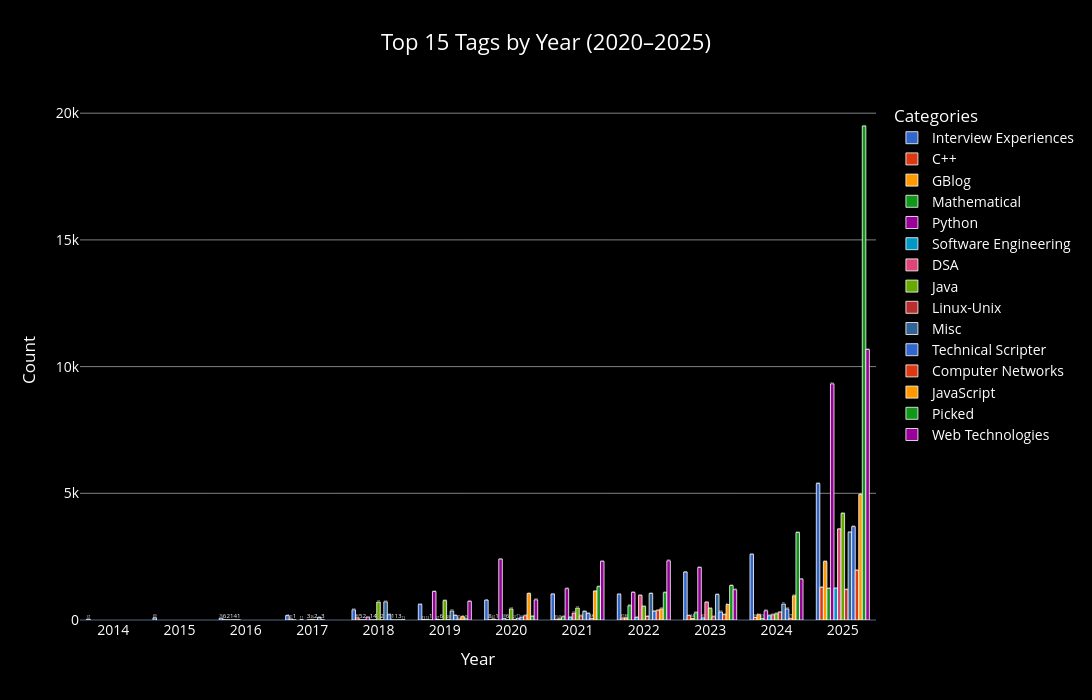

The code cell stored with this chart in its notebook:
### Markdown cell above
### Visualization for (1.2) using plotly

### Code cell
import plotly.express as px

# Filter years
filtered = df[(df["last_updated_year"] >= 2010) &
              (df["last_updated_year"] <= 2025)]

# Top 15 tags overall (2010-2025)
top_tags = (
    filtered["clean_tags"]
    .value_counts()
    .head(15)
    .index
)

# Count occurrences of those tags per year
plot_df = (
    filtered[filtered["clean_tags"].isin(top_tags)]
    .groupby(["last_updated_year", "clean_tags"])
    .size()
    .reset_index(name="Count")
)

fig = px.bar(
    plot_df,
    x="last_updated_year",
    y="Count",
    color="clean_tags",
    barmode="group",
    text="Count",
    title="Top 15 Tags by Year (2020–2025)",
    color_discrete_sequence=px.colors.qualitative.G10  # GFG-like color palette
)

fig.update_traces(
    textposition="outside",
    marker_line_color="white",
    marker_line_width=0.8
)

fig.update_layout(
    paper_bgcolor="black",
    plot_bgcolor="black",
    template="plotly_dark",
    width=1400,
    height=700,

    title=dict(
        text="Top 15 Tags by Year (2020–2025)",
        x=0.5,
        font=dict(size=22, color="white")
    ),

    font=dict(color="white", size=14),

    xaxis=dict(
        title="Year",
        tickmode="linear",
        showgrid=False,
        color="white"
    ),

    yaxis=dict(
        title="Count",
        gridcolor="gray",
        color="white"
    ),

    legend=dict(
        title="Categories",
        bgcolor="black",
        font=dict(color="white")
    )
)

fig.show()

### Figure 1 — Plotly figure (JSON) as saved in the notebook; plotly's stock layout.template omitted (floating-point values rounded to 4 significant figures)
{"data": [{"alignmentgroup": "True", "hovertemplate": "clean_tags=Interview Experiences<br>last_updated_year=%{x}<br>Count=%{text}<extra></extra>", "legendgroup": "Interview Experiences", "marker": {"color": "#3366CC", "line": {"color": "white", "width": 0.8}, "pattern": {"shape": ""}}, "name": "Interview Experiences", "offsetgroup": "Interview Experiences", "orientation": "v", "showlegend": true, "text": [37.0, 89.0, 76.0, 176.0, 403.0, 618.0, 783.0, 1026.0, 1019.0, 1895.0, 2593.0, 5385.0], "textposition": "outside", "type": "bar", "x": [2014, 2015, 2016, 2017, 2018, 2019, 2020, 2021, 2022, 2023, 2024, 2025], "xaxis": "x", "y": [37, 89, 76, 176, 403, 618, 783, 1026, 1019, 1895, 2593, 5385], "yaxis": "y"}, {"alignmentgroup": "True", "hovertemplate": "clean_tags=C++<br>last_updated_year=%{x}<br>Count=%{text}<extra></extra>", "legendgroup": "C++", "marker": {"color": "#DC3912", "line": {"color": "white", "width": 0.8}, "pattern": {"shape": ""}}, "name": "C++", "offsetgroup": "C++", "orientation": "v", "showlegend": true, "text": [6.0, 41.0, 86.0, 19.0, 8.0, 35.0, 81.0, 176.0, 98.0, 1290.0], "textposition": "outside", "type": "bar", "x": [2016, 2017, 2018, 2019, 2020, 2021, 2022, 2023, 2024, 2025], "xaxis": "x", "y": [6, 41, 86, 19, 8, 35, 81, 176, 98, 1290], "yaxis": "y"}, {"alignmentgroup": "True", "hovertemplate": "clean_tags=GBlog<br>last_updated_year=%{x}<br>Count=%{text}<extra></extra>", "legendgroup": "GBlog", "marker": {"color": "#FF9900", "line": {"color": "white", "width": 0.8}, "pattern": {"shape": ""}}, "name": "GBlog", "offsetgroup": "GBlog", "orientation": "v", "showlegend": true, "text": [2.0, 1.0, 5.0, 13.0, 41.0, 46.0, 88.0, 64.0, 212.0, 2308.0], "textposition": "outside", "type": "bar", "x": [2016, 2017, 2018, 2019, 2020, 2021, 2022, 2023, 2024, 2025], "xaxis": "x", "y": [2, 1, 5, 13, 41, 46, 88, 64, 212, 2308], "yaxis": "y"}, {"alignmentgroup": "True", "hovertemplate": "clean_tags=Mathematical<br>last_updated_year=%{x}<br>Count=%{text}<extra></extra>", "legendgroup": "Mathematical", "marker": {"color": "#109618", "line": {"color": "white", "width": 0.8}, "pattern": {"shape": ""}}, "name": "Mathematical", "offsetgroup": "Mathematical", "orientation": "v", "showlegend": true, "text": [1.0, 2.0, 1.0, 1.0, 130.0, 564.0, 287.0, 69.0, 1245.0], "textposition": "outside", "type": "bar", "x": [2016, 2018, 2019, 2020, 2021, 2022, 2023, 2024, 2025], "xaxis": "x", "y": [1, 2, 1, 1, 130, 564, 287, 69, 1245], "yaxis": "y"}, {"alignmentgroup": "True", "hovertemplate": "clean_tags=Python<br>last_updated_year=%{x}<br>Count=%{text}<extra></extra>", "legendgroup": "Python", "marker": {"color": "#990099", "line": {"color": "white", "width": 0.8}, "pattern": {"shape": ""}}, "name": "Python", "offsetgroup": "Python", "orientation": "v", "showlegend": true, "text": [4.0, 11.0, 112.0, 1125.0, 2405.0, 1236.0, 1091.0, 2074.0, 365.0, 9321.0], "textposition": "outside", "type": "bar", "x": [2016, 2017, 2018, 2019, 2020, 2021, 2022, 2023, 2024, 2025], "xaxis": "x", "y": [4, 11, 112, 1125, 2405, 1236, 1091, 2074, 365, 9321], "yaxis": "y"}, {"alignmentgroup": "True", "hovertemplate": "clean_tags=Software Engineering<br>last_updated_year=%{x}<br>Count=%{text}<extra></extra>", "legendgroup": "Software Engineering", "marker": {"color": "#0099C6", "line": {"color": "white", "width": 0.8}, "pattern": {"shape": ""}}, "name": "Software Engineering", "offsetgroup": "Software Engineering", "orientation": "v", "showlegend": true, "text": [1.0, 1.0, 21.0, 68.0, 111.0, 103.0, 83.0, 168.0, 1255.0], "textposition": "outside", "type": "bar", "x": [2016, 2018, 2019, 2020, 2021, 2022, 2023, 2024, 2025], "xaxis": "x", "y": [1, 1, 21, 68, 111, 103, 83, 168, 1255], "yaxis": "y"}, {"alignmentgroup": "True", "hovertemplate": "clean_tags=DSA<br>last_updated_year=%{x}<br>Count=%{text}<extra></extra>", "legendgroup": "DSA", "marker": {"color": "#DD4477", "line": {"color": "white", "width": 0.8}, "pattern": {"shape": ""}}, "name": "DSA", "offsetgroup": "DSA", "orientation": "v", "showlegend": true, "text": [3.0, 4.0, 6.0, 6.0, 275.0, 977.0, 704.0, 207.0, 3593.0], "textposition": "outside", "type": "bar", "x": [2017, 2018, 2019, 2020, 2021, 2022, 2023, 2024, 2025], "xaxis": "x", "y": [3, 4, 6, 6, 275, 977, 704, 207, 3593], "yaxis": "y"}, {"alignmentgroup": "True", "hovertemplate": "clean_tags=Java<br>last_updated_year=%{x}<br>Count=%{text}<extra></extra>", "legendgroup": "Java", "marker": {"color": "#66AA00", "line": {"color": "white", "width": 0.8}, "pattern": {"shape": ""}}, "name": "Java", "offsetgroup": "Java", "orientation": "v", "showlegend": true, "text": [26.0, 709.0, 766.0, 438.0, 473.0, 541.0, 459.0, 247.0, 4209.0], "textposition": "outside", "type": "bar", "x": [2017, 2018, 2019, 2020, 2021, 2022, 2023, 2024, 2025], "xaxis": "x", "y": [26, 709, 766, 438, 473, 541, 459, 247, 4209], "yaxis": "y"}, {"alignmentgroup": "True", "hovertemplate": "clean_tags=Linux-Unix<br>last_updated_year=%{x}<br>Count=%{text}<extra></extra>", "legendgroup": "Linux-Unix", "marker": {"color": "#B82E2E", "line": {"color": "white", "width": 0.8}, "pattern": {"shape": ""}}, "name": "Linux-Unix", "offsetgroup": "Linux-Unix", "orientation": "v", "showlegend": true, "text": [2.0, 2.0, 28.0, 27.0, 164.0, 139.0, 127.0, 309.0, 1199.0], "textposition": "outside", "type": "bar", "x": [2017, 2018, 2019, 2020, 2021, 2022, 2023, 2024, 2025], "xaxis": "x", "y": [2, 2, 28, 27, 164, 139, 127, 309, 1199], "yaxis": "y"}, {"alignmentgroup": "True", "hovertemplate": "clean_tags=Misc<br>last_updated_year=%{x}<br>Count=%{text}<extra></extra>", "legendgroup": "Misc", "marker": {"color": "#316395", "line": {"color": "white", "width": 0.8}, "pattern": {"shape": ""}}, "name": "Misc", "offsetgroup": "Misc", "orientation": "v", "showlegend": true, "text": [101.0, 718.0, 358.0, 71.0, 339.0, 1046.0, 1005.0, 631.0, 3465.0], "textposition": "outside", "type": "bar", "x": [2017, 2018, 2019, 2020, 2021, 2022, 2023, 2024, 2025], "xaxis": "x", "y": [101, 718, 358, 71, 339, 1046, 1005, 631, 3465], "yaxis": "y"}, {"alignmentgroup": "True", "hovertemplate": "clean_tags=Technical Scripter<br>last_updated_year=%{x}<br>Count=%{text}<extra></extra>", "legendgroup": "Technical Scripter", "marker": {"color": "#3366CC", "line": {"color": "white", "width": 0.8}, "pattern": {"shape": ""}}, "name": "Technical Scripter", "offsetgroup": "Technical Scripter", "orientation": "v", "showlegend": true, "text": [3.0, 210.0, 181.0, 116.0, 262.0, 344.0, 318.0, 440.0, 3687.0], "textposition": "outside", "type": "bar", "x": [2017, 2018, 2019, 2020, 2021, 2022, 2023, 2024, 2025], "xaxis": "x", "y": [3, 210, 181, 116, 262, 344, 318, 440, 3687], "yaxis": "y"}, {"alignmentgroup": "True", "hovertemplate": "clean_tags=Computer Networks<br>last_updated_year=%{x}<br>Count=%{text}<extra></extra>", "legendgroup": "Computer Networks", "marker": {"color": "#DC3912", "line": {"color": "white", "width": 0.8}, "pattern": {"shape": ""}}, "name": "Computer Networks", "offsetgroup": "Computer Networks", "orientation": "v", "showlegend": true, "text": [1.0, 41.0, 168.0, 68.0, 382.0, 214.0, 71.0, 1961.0], "textposition": "outside", "type": "bar", "x": [2018, 2019, 2020, 2021, 2022, 2023, 2024, 2025], "xaxis": "x", "y": [1, 41, 168, 68, 382, 214, 71, 1961], "yaxis": "y"}, {"alignmentgroup": "True", "hovertemplate": "clean_tags=JavaScript<br>last_updated_year=%{x}<br>Count=%{text}<extra></extra>", "legendgroup": "JavaScript", "marker": {"color": "#FF9900", "line": {"color": "white", "width": 0.8}, "pattern": {"shape": ""}}, "name": "JavaScript", "offsetgroup": "JavaScript", "orientation": "v", "showlegend": true, "text": [1.0, 135.0, 1045.0, 1144.0, 440.0, 611.0, 955.0, 4955.0], "textposition": "outside", "type": "bar", "x": [2018, 2019, 2020, 2021, 2022, 2023, 2024, 2025], "xaxis": "x", "y": [1, 135, 1045, 1144, 440, 611, 955, 4955], "yaxis": "y"}, {"alignmentgroup": "True", "hovertemplate": "clean_tags=Picked<br>last_updated_year=%{x}<br>Count=%{text}<extra></extra>", "legendgroup": "Picked", "marker": {"color": "#109618", "line": {"color": "white", "width": 0.8}, "pattern": {"shape": ""}}, "name": "Picked", "offsetgroup": "Picked", "orientation": "v", "showlegend": true, "text": [3.0, 49.0, 146.0, 1317.0, 1081.0, 1361.0, 3454.0, 19500.0], "textposition": "outside", "type": "bar", "x": [2018, 2019, 2020, 2021, 2022, 2023, 2024, 2025], "xaxis": "x", "y": [3, 49, 146, 1317, 1081, 1361, 3454, 19495], "yaxis": "y"}, {"alignmentgroup": "True", "hovertemplate": "clean_tags=Web Technologies<br>last_updated_year=%{x}<br>Count=%{text}<extra></extra>", "legendgroup": "Web Technologies", "marker": {"color": "#990099", "line": {"color": "white", "width": 0.8}, "pattern": {"shape": ""}}, "name": "Web Technologies", "offsetgroup": "Web Technologies", "orientation": "v", "showlegend": true, "text": [11.0, 736.0, 798.0, 2316.0, 2337.0, 1196.0, 1619.0, 10680.0], "textposition": "outside", "type": "bar", "x": [2018, 2019, 2020, 2021, 2022, 2023, 2024, 2025], "xaxis": "x", "y": [11, 736, 798, 2316, 2337, 1196, 1619, 10676], "yaxis": "y"}], "layout": {"barmode": "group", "font": {"color": "white", "size": 14}, "height": 700, "legend": {"bgcolor": "black", "font": {"color": "white"}, "title": {"text": "Categories"}, "tracegroupgap": 0}, "paper_bgcolor": "black", "plot_bgcolor": "black", "title": {"font": {"color": "white", "size": 22}, "text": "Top 15 Tags by Year (2020–2025)", "x": 0.5}, "width": 1400, "xaxis": {"anchor": "y", "autorange": true, "color": "white", "domain": [0, 1], "range": [2014.0, 2026.0], "showgrid": false, "tickmode": "linear", "title": {"text": "Year"}, "type": "linear"}, "yaxis": {"anchor": "x", "autorange": true, "color": "white", "domain": [0, 1], "gridcolor": "gray", "range": [0, 20650.0], "title": {"text": "Count"}, "type": "linear"}}}
